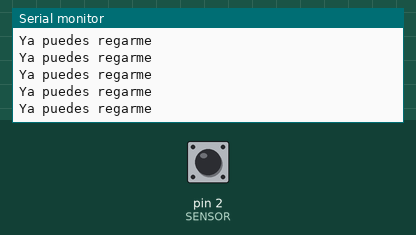
Bench run of a sketch on a simulated Arduino Uno, built with avr-gcc and run on an emulated ATmega328P. On the bench: the last lines printed to the serial monitor. Inputs (shaded band) come from the test bench; at power-on: pin 2 (SENSOR) HIGH.

Above: at 1.2 s.
1.3 s: pin 2 (SENSOR) driven LOW
At 1.9 s:
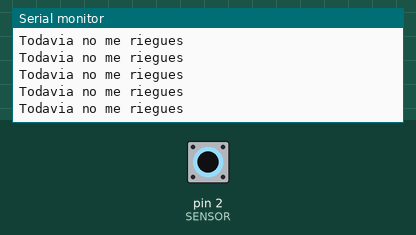
3.2 s: pin 2 (SENSOR) driven HIGH
At 3.8 s:
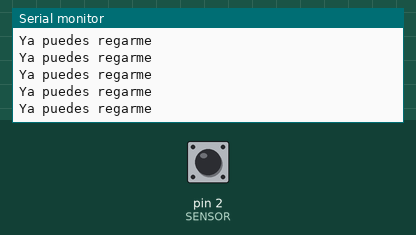
6.2 s: pin 2 (SENSOR) driven LOW
At 7.2 s:
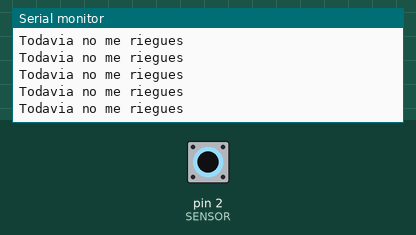
9.2 s: pin 2 (SENSOR) driven HIGH
At 9.7 s:
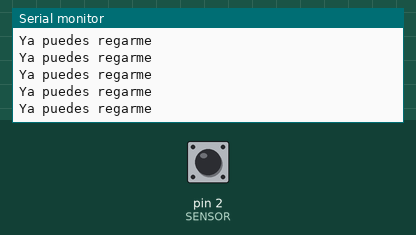
12.2 s: pin 2 (SENSOR) driven LOW
At 12.7 s:
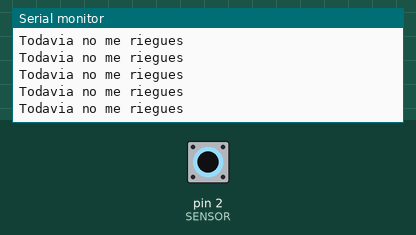

Measured:
- after the input at 1.3 s, the serial monitor: prints a new line after 0.08 s (image 1)

The sketch:

SensorHumedad.ino
```cpp
#define SENSOR 2
byte v_sensor = 1;
void setup() {
  Serial.begin(9600);
  pinMode(SENSOR, INPUT);
  // put your setup code here, to run once:

}

void loop() {
  v_sensor = digitalRead(SENSOR);

  if(v_sensor == 0) {
  Serial.println("Todavia no me riegues");
  }else{
    Serial.println("Ya puedes regarme");
  }
}
```
